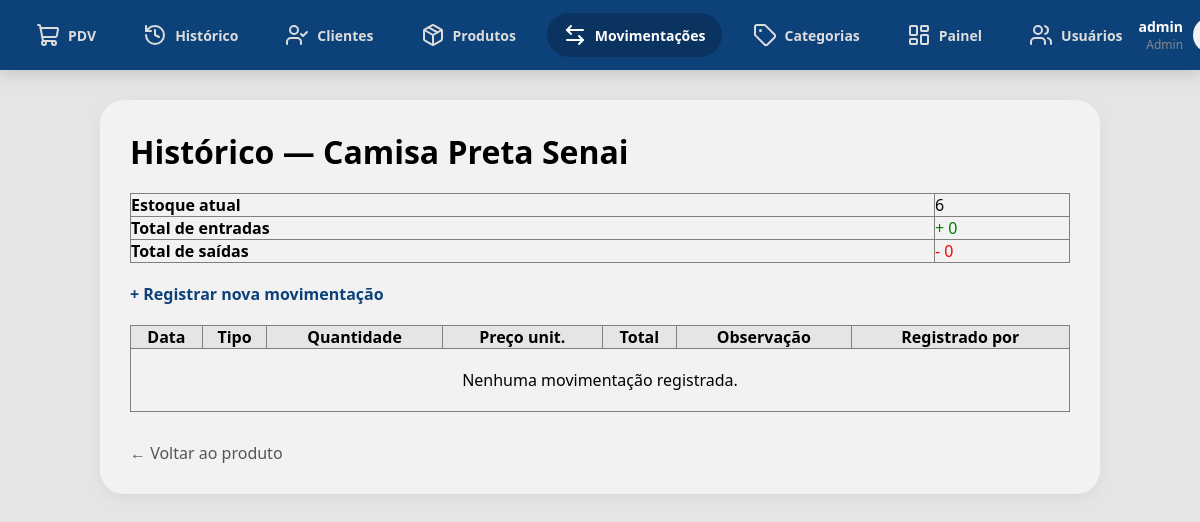
/movimentacoes/produto/2 (signed in), run on an earlier commit of the app's database.
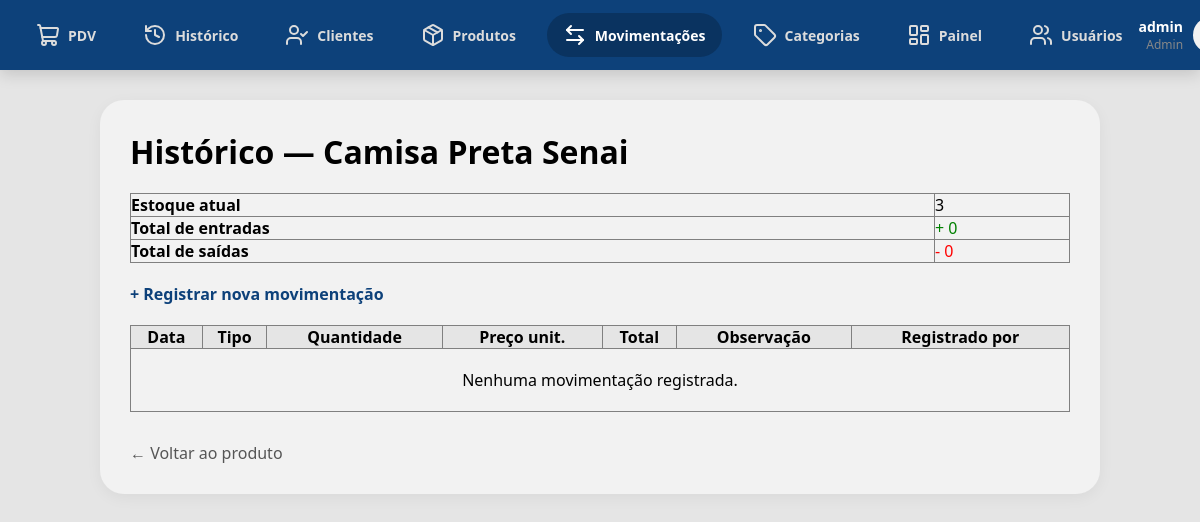
And on a later commit of the database.
### app/models/produto.py (models this page shows, shortened)
class Produto(Base):
    __tablename__ = "produtos"
    id = Column(Integer, primary_key=True, autoincrement=True, index=True)
    nome = Column(String(150), nullable=False, index=True)
    preco = Column(Float, nullable=False, default=0.0)
    estoque_atual = Column(Integer, nullable=False, default=0)
    ativo = Column(Boolean, default=True)
    imagem_path = Column(String(255), nullable=True)
    categoria_id = Column(Integer, ForeignKey("categorias.id", ondelete="SET NULL"), nullable=True )
    categoria = relationship("Categoria", back_populates="produtos")

### app/controllers/movimentacoes_controller.py (the view)
@router.get("/produto/{produto_id}")
def historico_produto(
    produto_id: int,
    request: Request,
    db: Session = Depends(get_db),
    usuario = Depends(get_usuario_logado)
):
    produto = db.query(Produto).filter(Produto.id == produto_id).first()
    if not produto:
        return RedirectResponse(url="/produtos", status_code=302)
    movimentacoes = (
        db.query(Movimentacao)
        .filter(Movimentacao.produto_id == produto_id)
        .order_by(Movimentacao.criado_em.desc())
        .all()
    )
    total_entradas = sum(
        m.quantidade for m in movimentacoes
        if m.tipo == TipoMovimentacao.ENTRADA
    )
    total_saidas = sum(
        m.quantidade for m in movimentacoes
        if m.tipo == TipoMovimentacao.SAIDA
    )
    return templates.TemplateResponse(
        request,
        "movimentacoes/historico.html",
        {
            "request":        request,
            "usuario":        usuario,
            "produto":        produto,
            "movimentacoes":  movimentacoes,
            "total_entradas": total_entradas,
            "total_saidas":   total_saidas,
        }
    )

### app/templates/movimentacoes/historico.html (shortened to what this page needs)
{% extends "base.html" %}
{% block content %}
    <div style="background-color: #f2f2f2; padding: 30px; border-radius: 24px; box-shadow: 0 4px 15px rgba(0, 0, 0, 0.05); max-width: 1000px; margin: 0 auto;">
        <h1 style="color: #000000; font-weight: 800; margin-bottom: 20px;">Histórico — {{ produto.nome }}</h1>
        <table border="1" cellpadding="8" style="width: 100%; margin-bottom: 20px; border-collapse: collapse;">
            <tr>
                <td><strong>Estoque atual</strong></td>
                <td>{{ produto.estoque_atual }}</td>
            </tr>
            <tr>
                <td><strong>Total de entradas</strong></td>
                <td style="color:green">+ {{ total_entradas }}</td>
            </tr>
            <tr>
                <td><strong>Total de saídas</strong></td>
                <td style="color:red">- {{ total_saidas }}</td>
            </tr>
        </table>
        <div style="margin-bottom: 20px;">
            <a href="/movimentacoes/nova?produto_id={{ produto.id }}" style="text-decoration: none; font-weight: bold; color: #0d417a;">
                + Registrar nova movimentação
            </a>
        </div>
        <table border="1" cellpadding="8" style="width: 100%; border-collapse: collapse;">
            <thead style="background-color: #e5e5e5;">
                <tr>
                    <th>Data</th>
                    <th>Tipo</th>
                    <th>Quantidade</th>
                    <th>Preço unit.</th>
                    <th>Total</th>
                    <th>Observação</th>
                    <th>Registrado por</th>
                </tr>
            </thead>
            <tbody>
                {% if not movimentacoes %}
                <tr>
                    <td colspan="7" style="text-align:center; padding: 20px;">
                        Nenhuma movimentação registrada.
                    </td>
                </tr>
                {% endif %}
            </tbody>
        </table>
        <div style="margin-top: 30px;">
            <a href="/produtos/{{ produto.id }}" style="text-decoration: none; color: #555;">
                ← Voltar ao produto
            </a>
        </div>
    </div>
{% endblock %}

What changed in the data, as far as the page shows it:
changed Produto "Camisa Preta Senai": estoque_atual "6" → "3"
